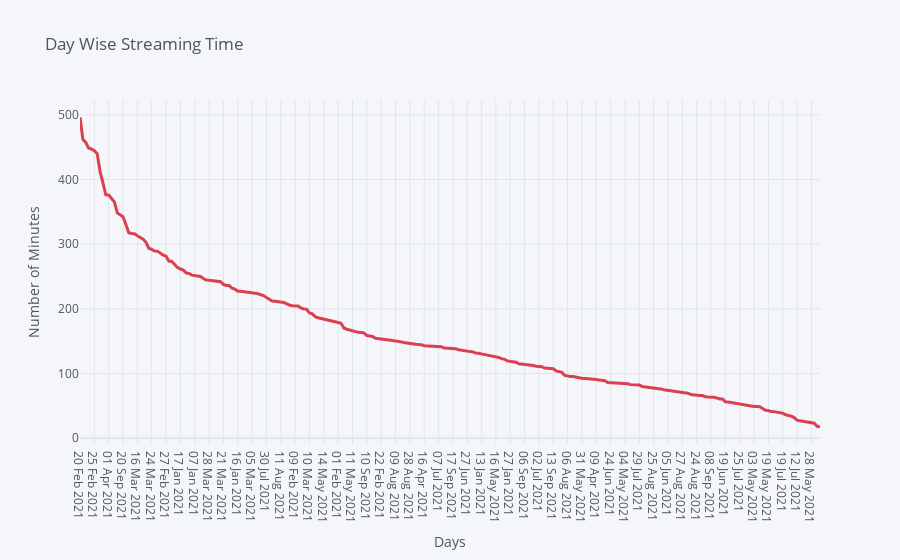

Notebook cell for this chart:
### Code cell
#Making a plot showing Day Wise Streaming Time in minutes and Day
day_wise['Minutes Played'].iplot(color='red',
title='Day Wise Streaming Time', yTitle = 'Number of Minutes', xTitle = 'Days', width = 3)

### Figure 1 — Plotly figure (JSON) as saved in the notebook; plotly's stock layout.template omitted (floating-point values rounded to 4 significant figures; data arrays with more than 128 entries replaced by an {"elided": "..."} marker saying what was removed)
{"data": [{"line": {"color": "rgba(219, 64, 82, 1.0)", "dash": "solid", "shape": "linear", "width": 3}, "mode": "lines", "name": "Minutes Played", "text": "", "type": "scatter", "x": {"elided": "259 str values"}, "y": {"elided": "259 float values"}}], "layout": {"legend": {"bgcolor": "#F5F6F9", "font": {"color": "#4D5663"}}, "paper_bgcolor": "#F5F6F9", "plot_bgcolor": "#F5F6F9", "title": {"font": {"color": "#4D5663"}, "text": "Day Wise Streaming Time"}, "xaxis": {"gridcolor": "#E1E5ED", "showgrid": true, "tickfont": {"color": "#4D5663"}, "title": {"font": {"color": "#4D5663"}, "text": "Days"}, "zerolinecolor": "#E1E5ED"}, "yaxis": {"gridcolor": "#E1E5ED", "showgrid": true, "tickfont": {"color": "#4D5663"}, "title": {"font": {"color": "#4D5663"}, "text": "Number of Minutes"}, "zerolinecolor": "#E1E5ED"}}}
